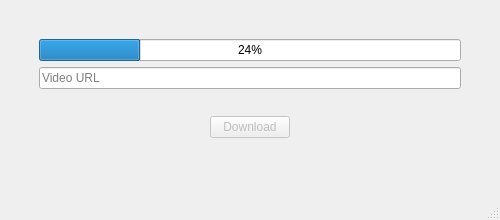
<?xml version="1.0" encoding="UTF-8"?>
<ui version="4.0">
 <class>MainWindow</class>
 <widget class="QMainWindow" name="MainWindow">
  <property name="geometry">
   <rect>
    <x>0</x>
    <y>0</y>
    <width>500</width>
    <height>220</height>
   </rect>
  </property>
  <property name="windowTitle">
   <string>YTDownloader</string>
  </property>
  <widget class="QWidget" name="centralwidget">
   <layout class="QHBoxLayout" name="horizontalLayout">
    <item>
     <layout class="QGridLayout" name="gridLayout">
      <property name="leftMargin">
       <number>30</number>
      </property>
      <property name="topMargin">
       <number>30</number>
      </property>
      <property name="rightMargin">
       <number>30</number>
      </property>
      <property name="bottomMargin">
       <number>30</number>
      </property>
      <item row="2" column="0" alignment="Qt::AlignHCenter|Qt::AlignVCenter">
       <widget class="QPushButton" name="buttonDownload">
        <property name="enabled">
         <bool>false</bool>
        </property>
        <property name="text">
         <string>Download</string>
        </property>
       </widget>
      </item>
      <item row="1" column="0">
       <widget class="QLineEdit" name="lineEditVideoUrl">
        <property name="placeholderText">
         <string>Video URL</string>
        </property>
       </widget>
      </item>
      <item row="0" column="0">
       <widget class="QProgressBar" name="progressBar">
        <property name="value">
         <number>24</number>
        </property>
       </widget>
      </item>
     </layout>
    </item>
   </layout>
  </widget>
  <widget class="QMenuBar" name="menubar">
   <property name="geometry">
    <rect>
     <x>0</x>
     <y>0</y>
     <width>513</width>
     <height>20</height>
    </rect>
   </property>
  </widget>
  <widget class="QStatusBar" name="statusbar"/>
 </widget>
 <resources/>
 <connections/>
</ui>
